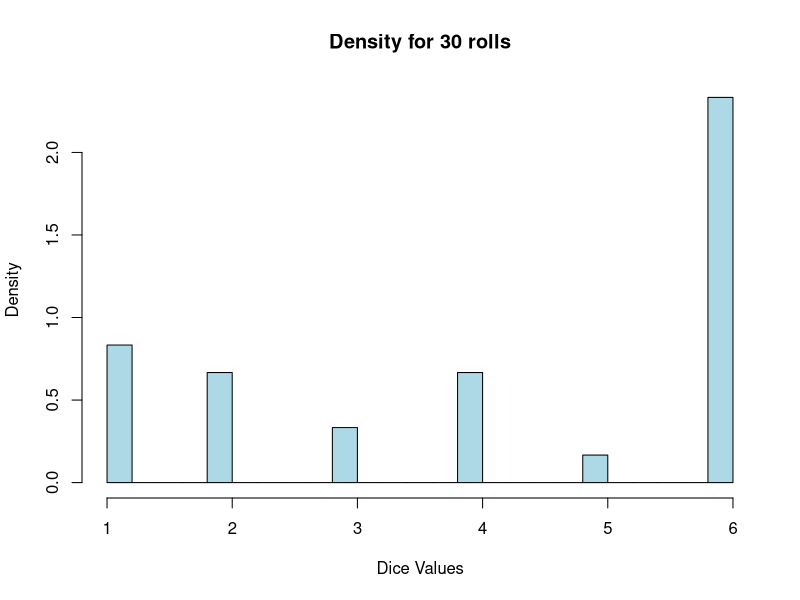
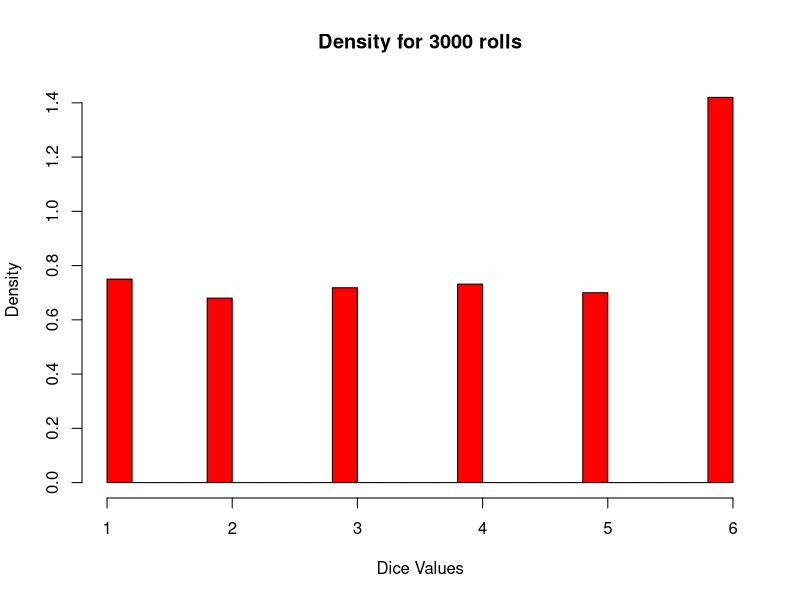
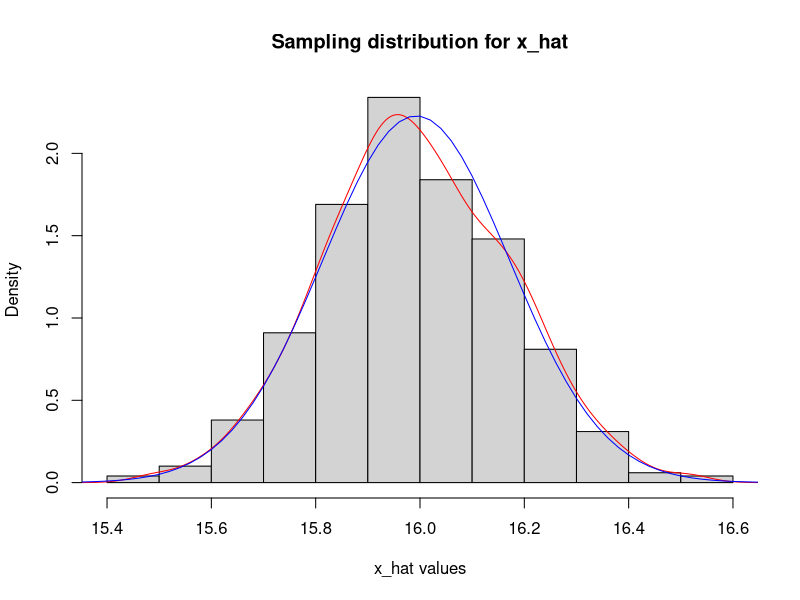
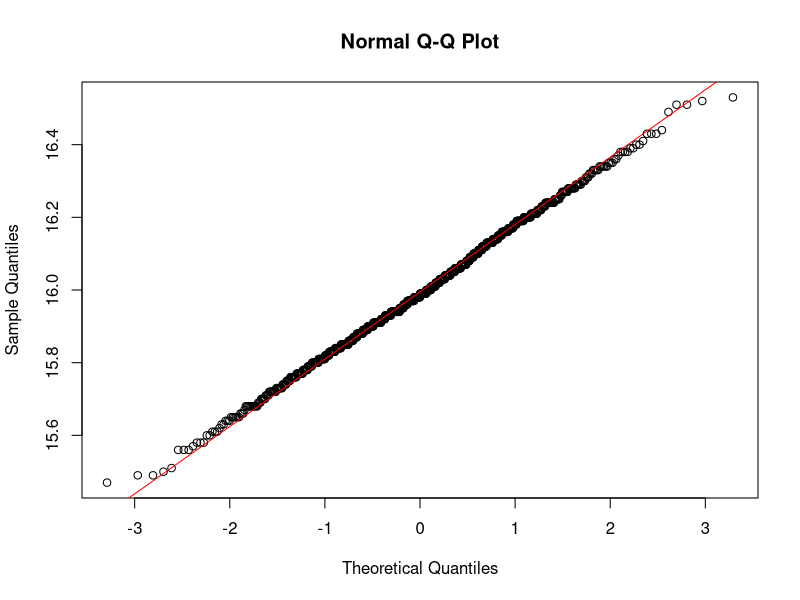
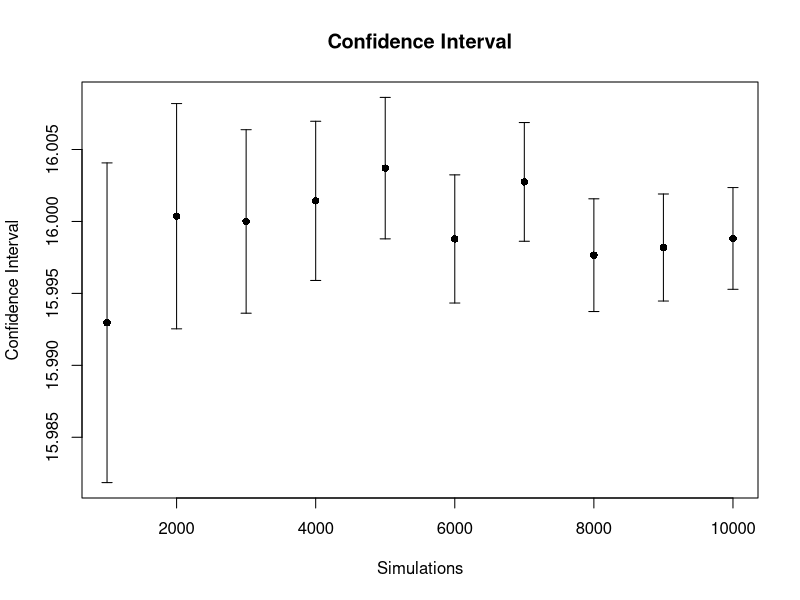
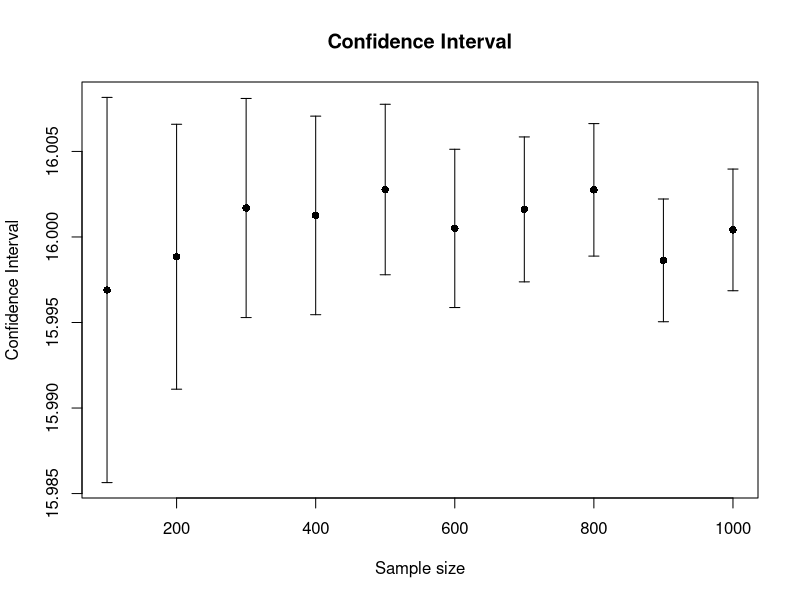

Here is the R script that generated these plots, in order:
# Do not remove any of the comments. These are marked by #

# HW 6 - Due Wednesday Oct 31, 2018 in moodle and hardcopy in class.

# (1). Please upload R code and report to Moodle with filename: HW7_IS457_YourCourseID.
# (2). Turn in hard copy of your report in class.

# Please ensure that no identifying information (other than your class ID) is on your paper copy.

# Part 1: Unfair Dice Simulation 
## A die is not necessarily fair, in which case the probabilities for 6 sides are different.
## We will look at a way to simulate unfair dice rolls in R

##(1) Draw independently from a 6-side die with probability 2/7 for a six and 1/7 for others 30 times, 
## and save your result in a vector called roll1, make a histogram for the empirical density. (2 pt)

### Your code here

set.seed(457)
roll1 = sample(1:6,30, replace = TRUE, prob = c(rep(1/7,5),2/7))
head(roll1,10)
hist(roll1, freq = FALSE, breaks = 18, col = "lightblue", xlab = "Dice Values", main = "Density for 30 rolls")

##(2) Now, draw independently from a 6-side die with probability 2/7 for a six and 1/7 for others 3000 times, 
## and save your result in vector roll2, make a histogram for the empirical density. (2 pt)

### Your code here

set.seed(457)
roll2 = sample(1:6,3000, replace = TRUE, prob = c(rep(1/7,5),2/7))
head(roll2, 10)
hist(roll2, freq = FALSE, breaks = 18, col = "red", xlab = "Dice Values", main = "Density for 3000 rolls")

##(3) What do you conclude from comparing these two plots? (2 pts)

### Your answer here

## As we can see from the above histograms as we increase the number the number of trails the 
## probability for each element approaches their theoretical value. We can see from the second 
## graph that the bias for the sixth value in clearly evident.

# Part 2: Monte Carlo Simulation 
## We will use the simulation techniques (Monte Carlo) introduced in class to generate confidence intervals for 
## our estimates of the distribution mean

##(1) As we will generate random numbers, to ensure reproducibility, please set the seed as 457.(1 pt)
## NOTE: make sure you run the seed command EVERY time you sample something

### Your code here
set.seed(457)

##(2) For this simulation problem, we will sample data from the binomial distribution with parameters n and p. 

## First, we will estimate an individual experiment.

##(a) Generate 100 observations of test data from the binomial distribution, with 20 trials and 0.8 probability and name it test_sample. (1 pt)

### Your code here

test_sample = rbinom(100, 20, 0.8)
head(test_sample,10)

##(b) What is your estimate of the mean for the test data? call your estimate X_hat. What is the exact mean (use the formula to calculate mean 
## for a binomial dist)? are they close? what does this say about our random generation?(4 pts)

### Your code here

x_hat = mean(test_sample)
x_hat
n = 20
p = 0.8
binom_mean = n*p
binom_mean

## Your answer

## The mean value for the binomial distribution is given by the formula m = n*p and it comes 
## out to be 16 in our case. The mean value for our sample is 16.24 which is close to the 
## theoretical value. The shows that our random generation process to be unbiased.

##(c) What is the 95% confidence interval for X_hat? (2 pts)

### Your code here

x_hat_error = sd(test_sample)/sqrt(20)
x_hat_error
ci_low = x_hat - 1.96 * x_hat_error
ci_high = x_hat + 1.96* x_hat_error
ci = c(ci_low,ci_high)
ci

##(3) Now use simulation technique to estimate the distribution of X_hat and create confidence intervals for it.

##(a) Form a set of X_hat's by repeating B = 1000 times the individual experiment. (2 pts)
## HINT: You may want to create a matrix to save those values.

### Your code here


x_hat_dis = replicate(1000, rbinom(100,20,0.8),set.seed(457))
x_hat_mat = matrix(x_hat_dis, nrow =100, ncol = 1000)

##(b) Get an estimate for the mean of the X_hat's for each experiment in (3)(a) and save it to a vector X_hat_estimate (length B vector).(1 pt)

### Your code here

x_hat_estimate = apply(x_hat_mat, 2 , mean)
head(x_hat_estimate,10)

##(c) Now use X_hat_estimate to create a "sampling distribution" for X_hat, and create a histogram to show the
## distribution. Does the distribution look normal (what are the essential elements of normal dist)? how can you tell?
## if yes, what does it say about our random generation? (4 pts)

### Your code here

hist(x_hat_estimate, freq = FALSE, xlab = "x_hat values", main = "Sampling distribution for x_hat")
lines(density(x_hat_estimate), col = 'Red')
curve(dnorm(x,mean = mean(x_hat_estimate), sd = sd(x_hat_estimate)), from = 15, to = 17, add = TRUE, col = "blue")
qqnorm(x_hat_estimate)
qqline(x_hat_estimate ,col = "red")
shapiro.test(x_hat_estimate)

### Your answer here

## As we can see from the above graphs our sampling distribution does look like a normal 
## distribution. It also has a high p-value i.e. > 0.05 on the Shapiro - Wilk normality test 
## which implies it  to have follow normal distribution. As per the central limit theorem the 
## sampling distribution of the sample having more than 30 element follow a normal distribution. 
## As our sampling distribution follows the same we can say that the sampling process is unbiased.

##(d) Now as we have a simulated sampling distribution of X_hat, we could empirically calculate the standard error using the
## X_hat_estimate. What is your 95% confidence interval?(2 pts)
## Notice here the standard error is indeed the standard deviation

### Your code here

x_hat_estimate_error = sd(x_hat_estimate)
ci_low_estimate = mean(x_hat_estimate) - 1.96 * x_hat_estimate_error
ci_high_estimate = mean(x_hat_estimate) + 1.96 * x_hat_estimate_error
ci_estimate= c(ci_low_estimate,ci_high_estimate)
ci_estimate

##(4) We made some decisions when we used the simulation above that we can now question. 
## Repeat the above creation of a confidence interval in (3) for a range of settings 
## (we had our sample size fixed at 100) 
## and a range of B values (we had B fixed at 1000). 
## Suppose the sample size varies (100, 200, 300, . . . . , 1000) and B varies (1000, 2000, . . . , 10000). 
## You will likely find it useful to write functions to carry out these calculations.
## Your final output should be upper and lower pairs for the confidence intervals produced using the bootstrap
## method for each value of sample size and B.

##(a) Generalize (3) into a function, and vary inputs of sample size and B as we did above. (5 pts)

### Your code here

b_vector = c()
CI_function <- function(n, B){
  for(i in 1:B){
    b_vector[i] = mean(rbinom(n,20,0.8))
  }
  mean_B = mean(b_vector)
  sd_B = sd(b_vector)
  SE = sd_B/sqrt(B)
  ci_low_B = mean_B - 1.96*SE
  ci_high_B = mean_B + 1.96*SE
  ci_B = c(ci_low_B,ci_high_B)
  return(ci_B)
}

## n = 100 constant, b varies

b_values = seq(1000,10000, by = 1000)
ci_values_b = list()
for(i in 1:length(b_values)){
  ci_values_b[[i]] = CI_function(100, b_values[i])
}

ci_low_values_b = c()
ci_high_values_b = c()
mean_values_b = c()
for(i in 1:length(b_values)){
  ci_low_values_b[i] = c(ci_values_b[[i]][1])
  ci_high_values_b[i] = c(ci_values_b[[i]][2])
  mean_values_b[i] = c(mean(ci_values_b[[i]]))
}

## n varies, b = 1000 constant

n_values = seq(100, 1000, by = 100)
ci_values_n = list()
for(i in 1:length(b_values)){
  ci_values_n[[i]] = CI_function(n_values[i], 1000)
}

ci_low_values_n = c()
ci_high_values_n = c()
mean_values_n = c()
for(i in 1:length(n_values)){
  ci_low_values_n[i] = c(ci_values_n[[i]][1])
  ci_high_values_n[i] = c(ci_values_n[[i]][2])
  mean_values_n[i] = c(mean(ci_values_n[[i]]))
}

##(5) Use the function errbar() in Hmisc package.
## Plot your confidence interval limits to compare the effect of changing the sample size and 
## changing the number of simulation replications B (10 pts).
## What do you conclude? (4 pts)

### Your code here

library(Hmisc)

errbar(b_values,mean_values_b,ci_high_values_b,ci_low_values_b,main = "Confidence Interval", 
       xlab = "Simulations", ylab = "Confidence Interval")

errbar(n_values,mean_values_n,ci_high_values_n,ci_low_values_n,main = "Confidence Interval", 
       xlab = "Sample size", ylab = "Confidence Interval")

## As we can see from the above graphs the variation in the mean values is larger when we change
## the no. of simulations and becomes stable as the number goes on increasing.

## When we change the sample size, the mean is concentrated around the centre with less 
## variation among mean values.

## The mean value is larger when we vary the simulations than the median values for change in 
## sample size.

## The confidence interval goes on decreasing and converges to the true parameter value which 
## in this case is the mean of the binomial distribution as the samples size as well as the 
## simulation number increases.
